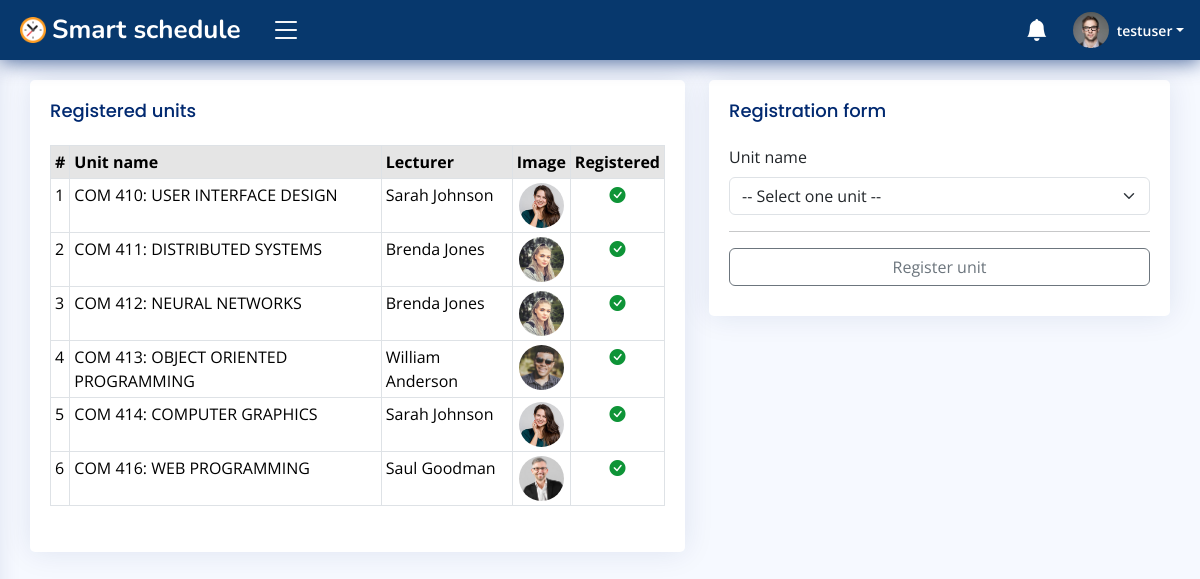
/campus/u/units/testuser/register/ (signed in), run on the app's committed database.
### accounts/models.py (models this page shows, shortened)
class User(AbstractUser):
    id = models.CharField(max_length=30, primary_key=True, unique=True, editable=False)
    first_name = models.CharField(max_length=15, blank=False)
    last_name = models.CharField(max_length=15, blank=False)
    email = models.EmailField(unique=True)
    gender = models.CharField(max_length=7, blank=False)
    dob = models.DateField(null=True, blank=False, db_column='Date of Birth')
    age = models.PositiveIntegerField(default=0, editable=False)
    mobile_no = PhoneNumberField()
    profile_pic = models.ImageField(upload_to='Users/imgs/dps/', default='default.png')
    is_student = models.BooleanField(default=False)
    date_updated = models.DateTimeField(auto_now=True)
    REQUIRED_FIELDS = ['username']
    USERNAME_FIELD = 'email'
    def __str__(self) -> str:
        return self.username
    class Meta:
        ordering = ['username', 'first_name', 'last_name']

class Faculty(models.Model):
    id = models.CharField(max_length=30, primary_key=True, unique=True, editable=False)
    staff = models.OneToOneField(User, on_delete=models.CASCADE, editable=False)
    school = models.CharField(max_length=70, blank=False)
    department = models.CharField(max_length=40, blank=False)
    position = models.CharField(max_length=20, blank=False)
    date_created = models.DateTimeField(auto_now_add=True)
    date_updated = models.DateTimeField(auto_now=True)
    class Meta:
        ordering = ['staff', 'school']
        verbose_name_plural = 'Faculty records'

### campus/models.py (models this page shows, shortened)
class RegisteredUnit(models.Model):
    id = models.CharField(max_length=30, primary_key=True, unique=True, editable=False)
    student = models.ForeignKey(Student, on_delete=models.CASCADE, editable=False)
    unit = models.ForeignKey(BookedUnit, on_delete=models.CASCADE)
    is_registered = models.BooleanField(default=False, editable=False)
    date_registered = models.DateTimeField(auto_now_add=True)
    date_updated = models.DateTimeField(auto_now=True)
    class Meta:
        ordering = ['unit', 'student']
        verbose_name_plural = 'Registered units'

class BookedUnit(models.Model):
    id = models.CharField(max_length=30, primary_key=True, unique=True, editable=False)
    lecturer = models.ForeignKey(Faculty, on_delete=models.CASCADE)
    students_course = models.CharField(max_length=50, blank=False)
    course_name = models.CharField(max_length=80, blank=False)
    year_of_study = models.CharField(max_length=10, blank=False)
    semester = models.CharField(max_length=1, blank=False)
    booking_date = models.DateTimeField(auto_now_add=True)
    date_updated = models.DateTimeField(auto_now=True)
    def __str__(self) -> str:
        return self.course_name
    class Meta:
        ordering = ['course_name', 'lecturer']
        verbose_name_plural = 'Booked units'

### campus/views.py (the view, shortened to what this page needs)
# urls.py: path('units/<str:student_id>/register/', views.StudentsUnitsRegistrationView.as_view(), name='unit_registration'),
@method_decorator(login_required(login_url='login'), name='get')
@method_decorator(user_passes_test(lambda user: (user.is_staff is False or user.is_superuser is False) and user.is_student is True), name='get')
class StudentsUnitsRegistrationView(View):
    template_name = 'dashboard/students/register-units.html'
    def get(self, request, student_id, *args, **kwargs):
        units_QS = BookedUnit.objects.filter(
            lecturer__department=request.user.student.department,
            students_course=request.user.student.course,
            year_of_study=request.user.student.year,
            semester=request.user.student.semester,
        )
        reg_units_QS = RegisteredUnit.objects.filter(student=request.user.student)
        context = {
            'booked_units': units_QS,
            'registered_units': reg_units_QS,
        }
        return render(request, self.template_name, context)

### accounts/models.py (called while the page is built)
    def __str__(self) -> str:
        return f'{self.student_name}'

### campus/templates/dashboard/students/register-units.html (shortened to what this page needs)
{% extends 'dashboard/students/base.html' %}{% block title %}Register units{% endblock %}
{% load crispy_forms_tags %}
    {% block content %}
    <main id="main" class="main">
        <section class="section dashboard">
            <div class="row">
                <div class="col-xl-7 col-lg-7">
                    <div class="card info-card">
                        <div class="card-body">
                            <h5 class="card-title">Registered units</h5>
                            <div class="table-responsive">
                                <table class="table table-sm table-hover table-bordered tabled-striped">
                                    <thead class="table-active">
                                        <th>#</th>
                                        <th>Unit name</th>
                                        <th>Lecturer</th>
                                        <th>Image</th>
                                        <th>Registered</th>
                                    </thead>
                                    <tbody>
                                        {% for units in registered_units %}
                                        <tr>
                                            <td>{{ forloop.counter }}</td>
                                            <td>{{ units.unit }}</td>
                                            <td>{{ units.unit.lecturer.staff.first_name|title }} {{ units.unit.lecturer.staff.last_name|title }}</td>
                                            <td class="text-center"><img class="rounded-circle" src="{{ units.unit.lecturer.staff.profile_pic.url }}" height="45px" width="45px" alt="lec-dp"></td>
                                            <td class="text-center">
                                                {% if units.is_registered is True %}
                                                <span><i class="bi-check-circle-fill" style="color: #0e9437;"></i></span>
                                                {% endif %}
                                            </td>
                                        </tr>
                                        {% empty %}
                                        <tr>
                                            <td colspan="4" class="small text-center fst-italic text-muted">No data available</td>
                                        </tr>
                                        {% endfor %}
                                    </tbody>
                                </table>
                            </div>
                        </div>
                    </div>
                </div>
                <div class="col-xl-5 col-lg-5">
                    <div class="card info-card">
                        <div class="card-body">
                            <h5 class="card-title">Registration form</h5>
                            <form action="" method="post">
                                <div class="col-xl-12 col-lg-12">
                                    <div class="mb-3">
                                        <label for="unit-name" class="form-label">Unit name</label>
                                        <select class="form-select" name="register-unit" aria-label="Units dropdown menu">
                                            <option selected>-- Select one unit --</option>
                                          </select>
                                    </div>
                                    <hr>
                                </div>
                                <div class="d-grid gap-2">
                                    <button type="submit" class="btn btn-outline-secondary">Register unit</button>
                                </div>
                            </form>
                        </div>
                    </div>
                </div>
            </div>
        </section>
    </main>
    {% endblock %}

### campus/templates/dashboard/students/base.html (shortened to what this page needs)
{% load static %}
<!DOCTYPE html>
<html lang="en">
<head>
    <link href="https://cdn.jsdelivr.net/npm/bootstrap@5.3.2/dist/css/bootstrap.min.css" rel="stylesheet">
    <link rel="stylesheet" href="https://cdn.jsdelivr.net/npm/bootstrap-icons@1.11.1/font/bootstrap-icons.css">
    <link href="{% static 'css/styles.css' %}" rel="stylesheet">
    <link rel="stylesheet" href="https://cdn.jsdelivr.net/npm/fullcalendar@5.10.0/main.min.css">
</head>
<body>
    <header id="header" class="header fixed-top d-flex align-items-center">
        <div class="d-flex align-items-center justify-content-between">
            <a href="{% url 'student_homepage' %}" class="logo d-flex align-items-center">
                <img src="{% static 'img/logo/logo.png' %}" alt="logo">
                <span class="d-none d-lg-block text-white">Smart schedule</span>
            </a>
            <i class="bi bi-list toggle-sidebar-btn"></i>
        </div>
        <nav class="header-nav ms-auto">
            <ul class="d-flex align-items-center">
                <li class="nav-item dropdown">
                    <a class="nav-link nav-icon" href="" data-bs-toggle="dropdown">
                        <i class="bi bi-bell-fill"></i>
                    </a>
                </li>
                <li class="nav-item dropdown pe-3">
                    <a class="nav-link nav-profile d-flex align-items-center pe-0" href="#" data-bs-toggle="dropdown">
                        <img src="{{ request.user.profile_pic.url }}" alt="profile" class="rounded-circle">
                        <span class="d-none d-md-block dropdown-toggle ps-2">{{ request.user.username }}</span>
                    </a>
                </li>
            </ul>
        </nav>
    </header>
    {% block content %}
    {% endblock %}
</body>
</html>

### static/css/styles.css (style rules this page uses)
:root { scroll-behavior: smooth; }
body { font-family: "Open Sans", sans-serif; background: #f6f9ff; color: #444444; }
a { color: #4154f1; text-decoration: none; }
h1, h2, h3, h4, h5, h6 { font-family: "Nunito", sans-serif; }
#main { margin-top: 60px; padding: 20px 30px; transition: all 0.3s; }
.card { margin-bottom: 30px; border: none; border-radius: 5px; box-shadow: 0px 0 30px rgba(1, 41, 112, 0.1); }
.card-title { padding: 20px 0 15px 0; font-size: 18px; font-weight: 500; color: #012970; font-family: "Poppins", sans-serif; }
.card-body { padding: 0 20px 20px 20px; }
.logo { line-height: 1; }
@media (min-width: 1200px) { .logo { width: 240px; } }
.logo img { max-height: 26px; margin-right: 6px; }
.logo span { font-size: 26px; font-weight: 700; color: #012970; font-family: "Nunito", sans-serif; }
.header { transition: all 0.5s; z-index: 997; height: 60px; box-shadow: 0px 2px 20px rgba(1, 41, 112, 0.7); background-color: #07386d; padding-left: 20px; }
.header .toggle-sidebar-btn { font-size: 32px; padding-left: 10px; cursor: pointer; color: #fff; }
.header-nav ul { list-style: none; }
.header-nav>ul { margin: 0; padding: 0; }
.header-nav .nav-icon { font-size: 22px; color: #fff; margin-right: 25px; position: relative; }
.header-nav .nav-profile { color: #fff; }
.header-nav .nav-profile img { max-height: 36px; }
.header-nav .nav-profile span { font-size: 14px; font-weight: 600; }
@media (min-width: 1200px) { #main, #footer { margin-left: 300px; } }
@media (min-width: 1200px) { .toggle-sidebar #main, .toggle-sidebar #footer { margin-left: 0; } }
.dashboard .info-card { padding-bottom: 10px; }

### data on the page
User: user.profile_pic (picture), user.username "testuser"
RegisteredUnit: unit "COM 410: USER INTERFACE DESIGN", unit.lecturer.staff.first_name "Sarah", unit.lecturer.staff.last_name "Johnson", unit.lecturer.staff.profile_pic (picture), is_registered True (drawn)
RegisteredUnit: unit "COM 411: DISTRIBUTED SYSTEMS", unit.lecturer.staff.first_name "Brenda", unit.lecturer.staff.last_name "Jones", unit.lecturer.staff.profile_pic (picture), is_registered True (drawn)
RegisteredUnit: unit "COM 412: NEURAL NETWORKS", unit.lecturer.staff.first_name "Brenda", unit.lecturer.staff.last_name "Jones", unit.lecturer.staff.profile_pic (picture), is_registered True (drawn)
RegisteredUnit: unit "COM 413: OBJECT ORIENTED PROGRAMMING", unit.lecturer.staff.first_name "William", unit.lecturer.staff.last_name "Anderson", unit.lecturer.staff.profile_pic (picture), is_registered True (drawn)
RegisteredUnit: unit "COM 414: COMPUTER GRAPHICS", unit.lecturer.staff.first_name "Sarah", unit.lecturer.staff.last_name "Johnson", unit.lecturer.staff.profile_pic (picture), is_registered True (drawn)
RegisteredUnit: unit "COM 416: WEB PROGRAMMING", unit.lecturer.staff.first_name "Saul", unit.lecturer.staff.last_name "Goodman", unit.lecturer.staff.profile_pic (picture), is_registered True (drawn)
